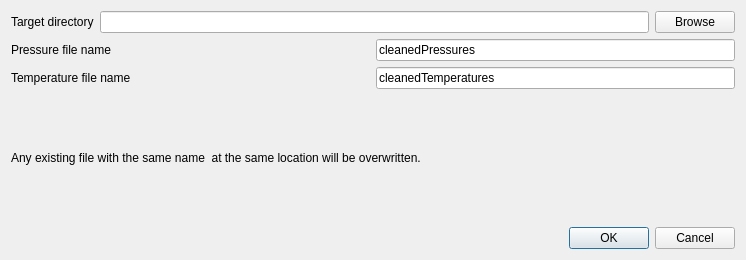
<?xml version="1.0" encoding="UTF-8"?>
<ui version="4.0">
 <class>DialogExportCleanedMeasures</class>
 <widget class="QDialog" name="DialogExportCleanedMeasures">
  <property name="windowModality">
   <enum>Qt::ApplicationModal</enum>
  </property>
  <property name="geometry">
   <rect>
    <x>0</x>
    <y>0</y>
    <width>746</width>
    <height>260</height>
   </rect>
  </property>
  <property name="windowTitle">
   <string>Select target directory to save the cleaned measures</string>
  </property>
  <layout class="QVBoxLayout" name="verticalLayout">
   <item>
    <layout class="QHBoxLayout" name="horizontalLayout" stretch="0,1,0">
     <item>
      <widget class="QLabel" name="label">
       <property name="text">
        <string>Target directory</string>
       </property>
      </widget>
     </item>
     <item>
      <widget class="QLineEdit" name="lineEditCleanMeasDir">
       <property name="readOnly">
        <bool>true</bool>
       </property>
      </widget>
     </item>
     <item>
      <widget class="QPushButton" name="pushButtonBrowse">
       <property name="text">
        <string>Browse</string>
       </property>
      </widget>
     </item>
    </layout>
   </item>
   <item>
    <layout class="QHBoxLayout" name="horizontalLayout_3" stretch="1,1">
     <item>
      <widget class="QLabel" name="label_2">
       <property name="text">
        <string>Pressure file name </string>
       </property>
      </widget>
     </item>
     <item>
      <widget class="QLineEdit" name="lineEditPressuresName">
       <property name="text">
        <string>cleanedPressures</string>
       </property>
       <property name="readOnly">
        <bool>false</bool>
       </property>
      </widget>
     </item>
    </layout>
   </item>
   <item>
    <layout class="QHBoxLayout" name="horizontalLayout_5" stretch="1,1">
     <item>
      <widget class="QLabel" name="label_4">
       <property name="text">
        <string>Temperature file name </string>
       </property>
      </widget>
     </item>
     <item>
      <widget class="QLineEdit" name="lineEditTemperaturesName">
       <property name="text">
        <string>cleanedTemperatures</string>
       </property>
       <property name="readOnly">
        <bool>false</bool>
       </property>
      </widget>
     </item>
    </layout>
   </item>
   <item>
    <widget class="QLabel" name="label_3">
     <property name="text">
      <string>Any existing file with the same name  at the same location will be overwritten.</string>
     </property>
    </widget>
   </item>
   <item>
    <layout class="QHBoxLayout" name="horizontalLayout_2" stretch="1,1">
     <item>
      <spacer name="horizontalSpacer">
       <property name="orientation">
        <enum>Qt::Horizontal</enum>
       </property>
       <property name="sizeHint" stdset="0">
        <size>
         <width>40</width>
         <height>20</height>
        </size>
       </property>
      </spacer>
     </item>
     <item>
      <widget class="QDialogButtonBox" name="buttonBox">
       <property name="orientation">
        <enum>Qt::Horizontal</enum>
       </property>
       <property name="standardButtons">
        <set>QDialogButtonBox::Cancel|QDialogButtonBox::Ok</set>
       </property>
      </widget>
     </item>
    </layout>
   </item>
  </layout>
 </widget>
 <resources/>
 <connections>
  <connection>
   <sender>buttonBox</sender>
   <signal>accepted()</signal>
   <receiver>DialogExportCleanedMeasures</receiver>
   <slot>accept()</slot>
   <hints>
    <hint type="sourcelabel">
     <x>248</x>
     <y>254</y>
    </hint>
    <hint type="destinationlabel">
     <x>157</x>
     <y>274</y>
    </hint>
   </hints>
  </connection>
  <connection>
   <sender>buttonBox</sender>
   <signal>rejected()</signal>
   <receiver>DialogExportCleanedMeasures</receiver>
   <slot>reject()</slot>
   <hints>
    <hint type="sourcelabel">
     <x>316</x>
     <y>260</y>
    </hint>
    <hint type="destinationlabel">
     <x>286</x>
     <y>274</y>
    </hint>
   </hints>
  </connection>
 </connections>
</ui>
